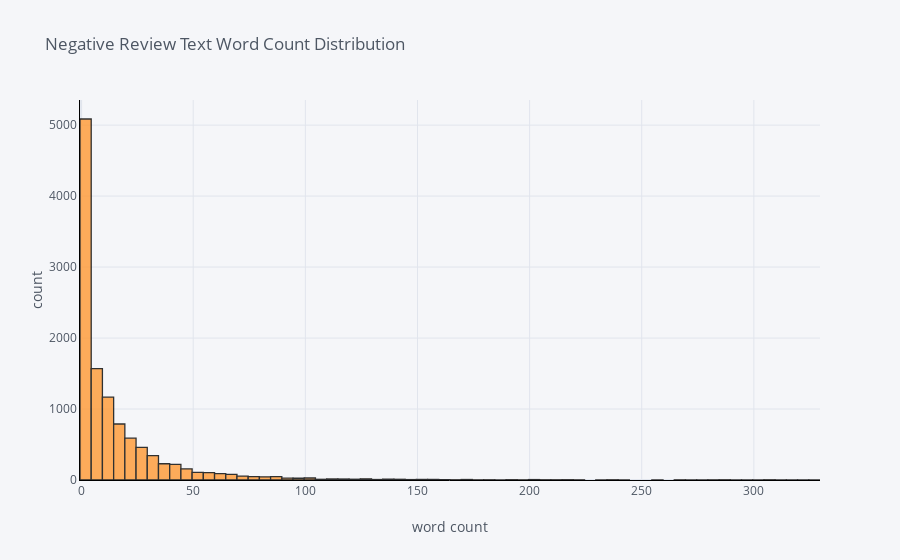

Notebook code cell kept with this figure:
### Code cell
df['neg_word_count'].iplot(
    kind='hist',
    bins=100,
    xTitle='word count',
    linecolor='black',
    yTitle='count',
    title='Negative Review Text Word Count Distribution')

### Figure 1 — Plotly figure (JSON) as saved in the notebook; plotly's stock layout.template omitted (floating-point values rounded to 4 significant figures; data arrays with more than 128 entries replaced by an {"elided": "..."} marker saying what was removed)
{"data": [{"histfunc": "count", "histnorm": "", "marker": {"color": "rgba(255, 153, 51, 1.0)", "line": {"color": "#000000", "width": 1.3}}, "name": "neg_word_count", "nbinsx": 100, "opacity": 0.8, "orientation": "v", "type": "histogram", "x": {"elided": "11448 int values"}}], "layout": {"barmode": "overlay", "legend": {"bgcolor": "#F5F6F9", "font": {"color": "#4D5663"}}, "paper_bgcolor": "#F5F6F9", "plot_bgcolor": "#F5F6F9", "title": {"font": {"color": "#4D5663"}, "text": "Negative Review Text Word Count Distribution"}, "xaxis": {"gridcolor": "#E1E5ED", "linecolor": "black", "showgrid": true, "tickfont": {"color": "#4D5663"}, "title": {"font": {"color": "#4D5663"}, "text": "word count"}, "zerolinecolor": "#E1E5ED"}, "yaxis": {"gridcolor": "#E1E5ED", "linecolor": "black", "showgrid": true, "tickfont": {"color": "#4D5663"}, "title": {"font": {"color": "#4D5663"}, "text": "count"}, "zerolinecolor": "#E1E5ED"}}}
